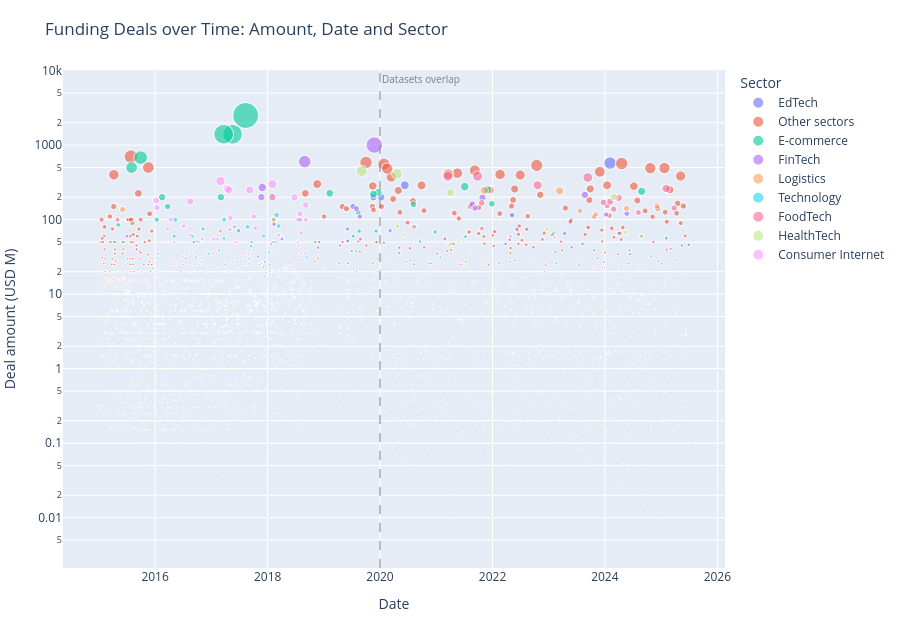

Notebook cell for this chart:
### Markdown cell above
## 16. Visualization 6 – Deal Amount vs Date, by Sector (Plotly)

**Chart type:** interactive scatter / bubble chart (each bubble is one deal; bubble size and height show the amount).
**Purpose:** explore the relationship between **when** a deal happened, **how large** it was and **which sector** it belongs to, with company-level detail on hover.
**Design choices:**
- The y-axis is **logarithmic**, because deal sizes range from a few thousand dollars to over USD 2 billion.
- Only the **8 sectors with the most funded deals** get their own colour; all others are grouped as *Other sectors*.
- A dashed line marks 2020, where the two datasets overlap, so changes in the pattern around that year can be read with the source switch in mind.
- Hover over a bubble to see the startup name, stage, city and exact amount. Click a legend entry to hide or show a sector.

### Code cell
sector_counts = funded["Industry_Clean"].value_counts()
top_sectors = [s for s in sector_counts.index if s not in UNKNOWN][:8]
d6 = funded.assign(Sector=np.where(funded["Industry_Clean"].isin(top_sectors),
                                   funded["Industry_Clean"], "Other sectors"))

fig = px.scatter(
    d6, x="Date", y="Amount_M", color="Sector", size="Amount_M", size_max=26,
    opacity=0.6, log_y=True, hover_name="Startup",
    hover_data={"Stage": True, "City_Clean": True, "Amount_M": ":,.2f",
                "Date": "|%d %b %Y", "Sector": False},
    labels={"Amount_M": "Deal amount (USD M)", "City_Clean": "City"},
    title="Funding Deals over Time: Amount, Date and Sector",
    height=620,
)
fig.add_shape(type="line", x0="2020-01-01", x1="2020-01-01", y0=0, y1=1, yref="paper",
              line=dict(dash="dash", color="gray", width=1))
fig.add_annotation(x="2020-01-01", y=1, yref="paper", text="Datasets overlap", showarrow=False,
                   xanchor="left", yanchor="top", font=dict(size=10, color="gray"))
fig.update_layout(legend_title_text="Sector", margin=dict(t=70, r=10, l=10, b=10))
fig.show()

### Figure 1 — Plotly figure (JSON) as saved in the notebook; plotly's stock layout.template omitted (floating-point values rounded to 4 significant figures; data arrays with more than 128 entries replaced by an {"elided": "..."} marker saying what was removed)
{"data": [{"customdata": {"elided": "129x3 str values"}, "hovertemplate": "<b>%{hovertext}</b><br><br>Date=%{x|%d %b %Y}<br>Deal amount (USD M)=%{marker.size:,.2f}<br>Stage=%{customdata[0]}<br>City=%{customdata[1]}<extra></extra>", "hovertext": {"elided": "129 str values"}, "legendgroup": "EdTech", "marker": {"color": "#636efa", "opacity": 0.6, "size": {"elided": "129 float values"}, "sizemode": "area", "sizeref": 3.698, "symbol": "circle"}, "mode": "markers", "name": "EdTech", "showlegend": true, "type": "scattergl", "x": {"elided": "129 str values"}, "xaxis": "x", "y": {"elided": "129 float values"}, "yaxis": "y"}, {"customdata": {"elided": "1257x3 str values"}, "hovertemplate": "<b>%{hovertext}</b><br><br>Date=%{x|%d %b %Y}<br>Deal amount (USD M)=%{marker.size:,.2f}<br>Stage=%{customdata[0]}<br>City=%{customdata[1]}<extra></extra>", "hovertext": {"elided": "1257 str values"}, "legendgroup": "Other sectors", "marker": {"color": "#EF553B", "opacity": 0.6, "size": {"elided": "1257 float values"}, "sizemode": "area", "sizeref": 3.698, "symbol": "circle"}, "mode": "markers", "name": "Other sectors", "showlegend": true, "type": "scattergl", "x": {"elided": "1257 str values"}, "xaxis": "x", "y": {"elided": "1257 float values"}, "yaxis": "y"}, {"customdata": {"elided": "316x3 str values"}, "hovertemplate": "<b>%{hovertext}</b><br><br>Date=%{x|%d %b %Y}<br>Deal amount (USD M)=%{marker.size:,.2f}<br>Stage=%{customdata[0]}<br>City=%{customdata[1]}<extra></extra>", "hovertext": {"elided": "316 str values"}, "legendgroup": "E-commerce", "marker": {"color": "#00cc96", "opacity": 0.6, "size": {"elided": "316 float values"}, "sizemode": "area", "sizeref": 3.698, "symbol": "circle"}, "mode": "markers", "name": "E-commerce", "showlegend": true, "type": "scattergl", "x": {"elided": "316 str values"}, "xaxis": "x", "y": {"elided": "316 float values"}, "yaxis": "y"}, {"customdata": {"elided": "158x3 str values"}, "hovertemplate": "<b>%{hovertext}</b><br><br>Date=%{x|%d %b %Y}<br>Deal amount (USD M)=%{marker.size:,.2f}<br>Stage=%{customdata[0]}<br>City=%{customdata[1]}<extra></extra>", "hovertext": {"elided": "158 str values"}, "legendgroup": "FinTech", "marker": {"color": "#ab63fa", "opacity": 0.6, "size": {"elided": "158 float values"}, "sizemode": "area", "sizeref": 3.698, "symbol": "circle"}, "mode": "markers", "name": "FinTech", "showlegend": true, "type": "scattergl", "x": {"elided": "158 str values"}, "xaxis": "x", "y": {"elided": "158 float values"}, "yaxis": "y"}, {"customdata": {"elided": "107x3 str values"}, "hovertemplate": "<b>%{hovertext}</b><br><br>Date=%{x|%d %b %Y}<br>Deal amount (USD M)=%{marker.size:,.2f}<br>Stage=%{customdata[0]}<br>City=%{customdata[1]}<extra></extra>", "hovertext": ["Pando", "Origo Commodities India Pvt. Ltd", "Blackbuck", "LetsTransport", "StanPlus", "BlackBuck", "Ecom Express", "SpeedBox", "TruxApp", "4tigo", "Delhivery", "Emiza", "Rivigo", "Blackbuck", "Leap India", "Shadowfox", "Connect India", "MaalGaadi", "Grab.in", "Truckola", "Schedulers Logistics", "Zebroads", "WoW Express", "Shipsy", "TruckingCube", "Patel Logistics", "Holisol Logistics", "Bluebirch", "Rivigo", "TruckMandi", "GoJavas", "Quifers", "Parcelled", "Roadrunnr", "LogiNext", "Pickingo", "LetsTransport", "Trukky", "WoWexpress", "Roadrunnr", "Ecom Express", "Shippr", "The Porter", "Zinka", "Trucksfirst", "FleetRover", "TheKarrier", "The Porter", "Jugnoo", "Grab", "ClearDekho", "NeoTech", "Unacademy", "Ola", "CRED", "InMobi", "LogiSense", "NeoLabs", "NextSense", "BharatPe", "PhonePe", "HealthAnalytics", "EduBox", "GrowthFlow", "GreenConnect", "FinSpace", "NimbusMart", "HomeAnalytics", "HealthAnalytics", "LogiSense", "WorkFit", "FoodSolutions", "Oyo", "Bounce", "NeoSense", "AutoFlow", "CRED", "DriveLoop", "DriveEdge", "InMobi", "LogiMart", "PhonePe", "AgriFit", "CloudPay", "NimbusWorks", "HomeAnalytics", "DataHive", "Dailyhunt", "HealthAnalytics", "Ola", "AutoStack_777", "Flipkart", "SkillSolutions", "DriveFit", "Licious", "CRED", "AutoMart", "FreshTech", "FinSpace", "NextSense", "SkillRise", "WorkFit", "NeoTech", "QuantumSolutions", "Zepto", "Unacademy", "MediSpace"], "legendgroup": "Logistics", "marker": {"color": "#FFA15A", "opacity": 0.6, "size": [9.0, 11.0, 14.68, 12.0, 1.1, 7.7, 30.0, 0.3, 3.1, 10.0, 30.0, 4.5, 15.0, 70.0, 13.0, 10.0, 1.0, 0.375, 2.0, 0.595, 6.0, 0.075, 2.2, 1.0, 14.9, 5.6, 10.0, 2.0, 30.0, 2.0, 20.0, 0.31, 5.0, 10.0, 10.0, 1.3, 1.3, 0.245, 0.5, 11.0, 137.0, 0.5, 5.5, 6.0, 10.0, 0.18, 0.24, 0.5, 1.0, 1.0, 152.0, 26.95, 242.8, 8.074, 0.013, 0.242, 0.326, 0.091, 22.99, 0.734, 4.267, 0.122, 0.068, 1.316, 0.692, 1.936, 1.687, 1.461, 1.303, 27.58, 5.995, 8.89, 117.8, 0.114, 1.36, 0.085, 28.49, 0.262, 0.2, 0.333, 18.61, 0.069, 0.107, 0.006, 0.447, 0.064, 29.2, 0.5, 0.358, 59.61, 141.4, 0.079, 8.795, 0.025, 0.568, 59.72, 1.458, 11.44, 2.185, 1.335, 246.2, 0.042, 0.132, 0.366, 0.268, 130.8, 0.182], "sizemode": "area", "sizeref": 3.698, "symbol": "circle"}, "mode": "markers", "name": "Logistics", "showlegend": true, "type": "scattergl", "x": ["2020-01-13T00:00:00.000000", "2018-10-02T00:00:00.000000", "2018-10-12T00:00:00.000000", "2018-10-12T00:00:00.000000", "2017-10-11T00:00:00.000000", "2017-10-18T00:00:00.000000", "2017-09-11T00:00:00.000000", "2017-08-03T00:00:00.000000", "2017-08-09T00:00:00.000000", "2017-05-02T00:00:00.000000", "2017-05-22T00:00:00.000000", "2017-04-12T00:00:00.000000", "2017-03-08T00:00:00.000000", "2017-02-28T00:00:00.000000", "2017-01-06T00:00:00.000000", "2016-12-26T00:00:00.000000", "2016-11-04T00:00:00.000000", "2016-08-17T00:00:00.000000", "2016-07-04T00:00:00.000000", "2016-07-20T00:00:00.000000", "2016-06-24T00:00:00.000000", "2016-05-07T00:00:00.000000", "2016-05-13T00:00:00.000000", "2016-04-06T00:00:00.000000", "2016-03-14T00:00:00.000000", "2015-12-01T00:00:00.000000", "2015-12-10T00:00:00.000000", "2015-12-16T00:00:00.000000", "2015-12-17T00:00:00.000000", "2015-12-21T00:00:00.000000", "2015-10-07T00:00:00.000000", "2015-10-08T00:00:00.000000", "2015-10-26T00:00:00.000000", "2015-10-27T00:00:00.000000", "2015-09-22T00:00:00.000000", "2015-08-04T00:00:00.000000", "2015-08-05T00:00:00.000000", "2015-08-14T00:00:00.000000", "2015-07-14T00:00:00.000000", "2015-07-15T00:00:00.000000", "2015-06-04T00:00:00.000000", "2015-06-15T00:00:00.000000", "2015-06-24T00:00:00.000000", "2015-06-25T00:00:00.000000", "2015-05-19T00:00:00.000000", "2015-05-27T00:00:00.000000", "2015-05-28T00:00:00.000000", "2015-04-13T00:00:00.000000", "2015-04-23T00:00:00.000000", "2015-04-27T00:00:00.000000", "2024-12-05T00:00:00.000000", "2021-10-30T00:00:00.000000", "2023-03-13T00:00:00.000000", "2024-07-25T00:00:00.000000", "2022-11-05T00:00:00.000000", "2022-06-23T00:00:00.000000", "2020-09-27T00:00:00.000000", "2022-06-29T00:00:00.000000", "2023-10-22T00:00:00.000000", "2022-06-14T00:00:00.000000", "2024-01-29T00:00:00.000000", "2023-07-04T00:00:00.000000", "2025-06-19T00:00:00.000000", "2024-01-17T00:00:00.000000", "2022-06-24T00:00:00.000000", "2023-03-19T00:00:00.000000", "2023-05-09T00:00:00.000000", "2024-12-06T00:00:00.000000", "2020-01-17T00:00:00.000000", "2024-02-15T00:00:00.000000", "2021-02-08T00:00:00.000000", "2022-08-26T00:00:00.000000", "2023-11-03T00:00:00.000000", "2024-10-14T00:00:00.000000", "2022-11-25T00:00:00.000000", "2024-07-23T00:00:00.000000", "2022-09-24T00:00:00.000000", "2022-01-18T00:00:00.000000", "2020-03-18T00:00:00.000000", "2022-12-23T00:00:00.000000", "2023-03-25T00:00:00.000000", "2022-02-18T00:00:00.000000", "2020-05-06T00:00:00.000000", "2022-05-30T00:00:00.000000", "2020-08-17T00:00:00.000000", "2020-07-07T00:00:00.000000", "2023-07-30T00:00:00.000000", "2023-12-19T00:00:00.000000", "2024-01-30T00:00:00.000000", "2022-04-28T00:00:00.000000", "2024-05-21T00:00:00.000000", "2023-05-16T00:00:00.000000", "2022-02-06T00:00:00.000000", "2024-03-29T00:00:00.000000", "2024-10-26T00:00:00.000000", "2024-08-27T00:00:00.000000", "2023-02-04T00:00:00.000000", "2023-09-08T00:00:00.000000", "2025-03-30T00:00:00.000000", "2023-11-03T00:00:00.000000", "2021-11-09T00:00:00.000000", "2021-04-25T00:00:00.000000", "2023-06-20T00:00:00.000000", "2023-10-05T00:00:00.000000", "2025-06-07T00:00:00.000000", "2023-07-23T00:00:00.000000", "2022-05-28T00:00:00.000000"], "xaxis": "x", "y": [9.0, 11.0, 14.68, 12.0, 1.1, 7.7, 30.0, 0.3, 3.1, 10.0, 30.0, 4.5, 15.0, 70.0, 13.0, 10.0, 1.0, 0.375, 2.0, 0.595, 6.0, 0.075, 2.2, 1.0, 14.9, 5.6, 10.0, 2.0, 30.0, 2.0, 20.0, 0.31, 5.0, 10.0, 10.0, 1.3, 1.3, 0.245, 0.5, 11.0, 137.0, 0.5, 5.5, 6.0, 10.0, 0.18, 0.24, 0.5, 1.0, 1.0, 152.0, 26.95, 242.8, 8.074, 0.013, 0.242, 0.326, 0.091, 22.99, 0.734, 4.267, 0.122, 0.068, 1.316, 0.692, 1.936, 1.687, 1.461, 1.303, 27.58, 5.995, 8.89, 117.8, 0.114, 1.36, 0.085, 28.49, 0.262, 0.2, 0.333, 18.61, 0.069, 0.107, 0.006, 0.447, 0.064, 29.2, 0.5, 0.358, 59.61, 141.4, 0.079, 8.795, 0.025, 0.568, 59.72, 1.458, 11.44, 2.185, 1.335, 246.2, 0.042, 0.132, 0.366, 0.268, 130.8, 0.182], "yaxis": "y"}, {"customdata": {"elided": "321x3 str values"}, "hovertemplate": "<b>%{hovertext}</b><br><br>Date=%{x|%d %b %Y}<br>Deal amount (USD M)=%{marker.size:,.2f}<br>Stage=%{customdata[0]}<br>City=%{customdata[1]}<extra></extra>", "hovertext": {"elided": "321 str values"}, "legendgroup": "Technology", "marker": {"color": "#19d3f3", "opacity": 0.6, "size": {"elided": "321 float values"}, "sizemode": "area", "sizeref": 3.698, "symbol": "circle"}, "mode": "markers", "name": "Technology", "showlegend": true, "type": "scattergl", "x": {"elided": "321 str values"}, "xaxis": "x", "y": {"elided": "321 float values"}, "yaxis": "y"}, {"customdata": {"elided": "140x3 str values"}, "hovertemplate": "<b>%{hovertext}</b><br><br>Date=%{x|%d %b %Y}<br>Deal amount (USD M)=%{marker.size:,.2f}<br>Stage=%{customdata[0]}<br>City=%{customdata[1]}<extra></extra>", "hovertext": {"elided": "140 str values"}, "legendgroup": "FoodTech", "marker": {"color": "#FF6692", "opacity": 0.6, "size": {"elided": "140 float values"}, "sizemode": "area", "sizeref": 3.698, "symbol": "circle"}, "mode": "markers", "name": "FoodTech", "showlegend": true, "type": "scattergl", "x": {"elided": "140 str values"}, "xaxis": "x", "y": {"elided": "140 float values"}, "yaxis": "y"}, {"customdata": {"elided": "147x3 str values"}, "hovertemplate": "<b>%{hovertext}</b><br><br>Date=%{x|%d %b %Y}<br>Deal amount (USD M)=%{marker.size:,.2f}<br>Stage=%{customdata[0]}<br>City=%{customdata[1]}<extra></extra>", "hovertext": {"elided": "147 str values"}, "legendgroup": "HealthTech", "marker": {"color": "#B6E880", "opacity": 0.6, "size": {"elided": "147 float values"}, "sizemode": "area", "sizeref": 3.698, "symbol": "circle"}, "mode": "markers", "name": "HealthTech", "showlegend": true, "type": "scattergl", "x": {"elided": "147 str values"}, "xaxis": "x", "y": {"elided": "147 float values"}, "yaxis": "y"}, {"customdata": {"elided": "590x3 str values"}, "hovertemplate": "<b>%{hovertext}</b><br><br>Date=%{x|%d %b %Y}<br>Deal amount (USD M)=%{marker.size:,.2f}<br>Stage=%{customdata[0]}<br>City=%{customdata[1]}<extra></extra>", "hovertext": {"elided": "590 str values"}, "legendgroup": "Consumer Internet", "marker": {"color": "#FF97FF", "opacity": 0.6, "size": {"elided": "590 float values"}, "sizemode": "area", "sizeref": 3.698, "symbol": "circle"}, "mode": "markers", "name": "Consumer Internet", "showlegend": true, "type": "scattergl", "x": {"elided": "590 str values"}, "xaxis": "x", "y": {"elided": "590 float values"}, "yaxis": "y"}], "layout": {"annotations": [{"font": {"color": "gray", "size": 10}, "showarrow": false, "text": "Datasets overlap", "x": "2020-01-01", "xanchor": "left", "y": 1, "yanchor": "top", "yref": "paper"}], "height": 620, "legend": {"itemsizing": "constant", "title": {"text": "Sector"}, "tracegroupgap": 0}, "margin": {"b": 10, "l": 10, "r": 10, "t": 70}, "shapes": [{"line": {"color": "gray", "dash": "dash", "width": 1}, "type": "line", "x0": "2020-01-01", "x1": "2020-01-01", "y0": 0, "y1": 1, "yref": "paper"}], "title": {"text": "Funding Deals over Time: Amount, Date and Sector"}, "xaxis": {"anchor": "y", "domain": [0, 1], "title": {"text": "Date"}}, "yaxis": {"anchor": "x", "domain": [0, 1], "title": {"text": "Deal amount (USD M)"}, "type": "log"}}}
